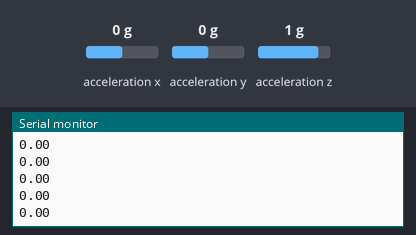
Simulated run of this sketch. Board: Arduino Nano 33 BLE. Shown: the last lines printed to the serial monitor. The test bench sets the inputs (shaded band); at power-on: acceleration x 0 g, acceleration y 0 g, acceleration z 1 g.

Above: at 1.2 s.
1.3 s: acceleration x set to -1.4 g
At 2.4 s:
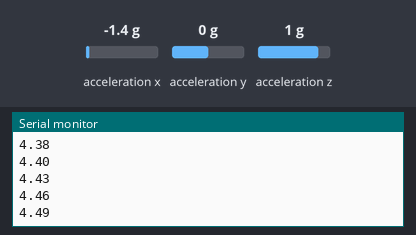
2.8 s: acceleration y set to -1.4 g
At 3.9 s:
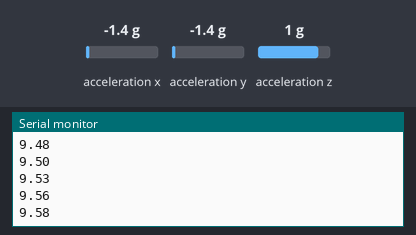
4.3 s: acceleration z set to -1.4 g
At 5.4 s:
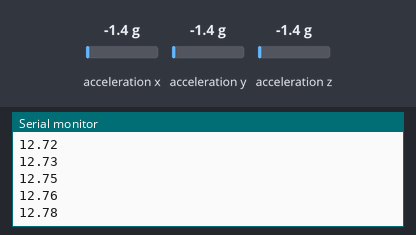
Timing chart, 0 to 7.3 s (numbered marks = the images above; inputs shaded):
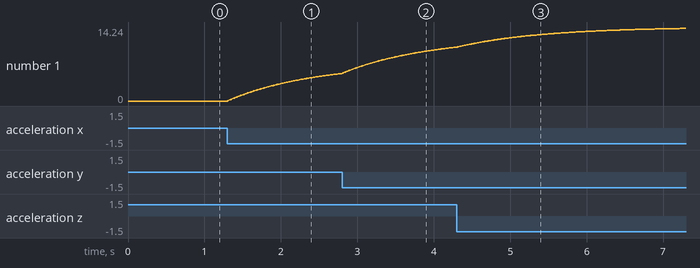

Measured:
- after the input at 1.3 s, the serial monitor: prints a new line at once (image 1)
- plotted number 1: 0 → 5.29 after the input at 1.3 s

The sketch:

motionAmplitude.ino
```cpp
/*
  Arduino BMI270 - Leaky Integral Motion Accumulator

  This example calculates an "energy" value from motion that
  accumulates with movement and slowly decays over time when still.
  This "leaky integrator" provides a smoother, more persistent
  representation of motion intensity.

  The circuit:
  - Arduino Nano 33 BLE Sense Rev2
*/

#include "Arduino_BMI270_BMM150.h"

// ===============================================
// ## TUNING PARAMETERS ##
// ===============================================

// GAIN_FACTOR controls how quickly the energy accumulates.
// Higher value = faster rise, more sensitive.
const float GAIN_FACTOR = 0.1;

// DECAY_FACTOR controls how quickly the energy "leaks" or decays.
// Must be less than 1.0. A value closer to 1.0 (e.g., 0.995) means a slower decay.
// A smaller value (e.g., 0.95) means a very fast decay.
const float DECAY_FACTOR = 0.99;
// ===============================================

// Global variable to hold the accumulated energy value between loops.
float accumulatedEnergy = 0.0;

void setup() {
  Serial.begin(9600);
  while (!Serial); // Wait for serial port to connect

  if (!IMU.begin()) {
    Serial.println("Failed to initialize IMU!");
    while (1); // Halt execution if IMU fails
  }

  // Set up the header for the Serial Plotter/Monitor
  Serial.println("AccumulatedEnergy");
}

void loop() {
  float x, y, z;

  if (IMU.accelerationAvailable()) {
    IMU.readAcceleration(x, y, z);

    // 1. Calculate the instantaneous motion energy (same as before).
    float magnitude = sqrt(sq(x) + sq(y) + sq(z));
    float instantaneousEnergy = max(0.0, magnitude - 1.0);

    // 2. Apply the leaky integrator logic.
    // First, decay the existing value slightly.
    // Then, add the new instantaneous energy (scaled by the gain).
    accumulatedEnergy = (accumulatedEnergy * DECAY_FACTOR) + (instantaneousEnergy * GAIN_FACTOR);

    // 3. Print the accumulated value.
    Serial.println(accumulatedEnergy);

    // A small delay to keep the timing of the decay consistent.
    delay(10);
  }
}
```
